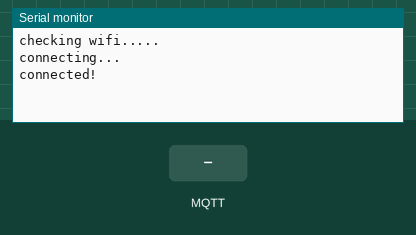
Recording of a sketch running on a simulated ESP32. On the bench: the last lines printed to the serial monitor. The test bench sets the inputs (shaded band). WiFi joins after 1.5 s; servers stay silent unless stated; no MQTT or app messages arrive unless stated.

Above: at 3.2 s.
3.3 s: MQTT message "on" arrives on the first subscribed topic
At 3.7 s:
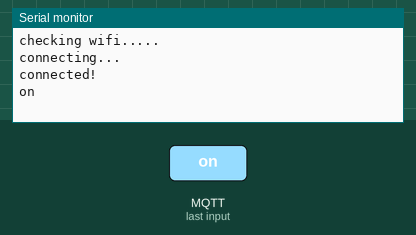
4.8 s: MQTT message "off" arrives on the first subscribed topic
At 5.9 s:
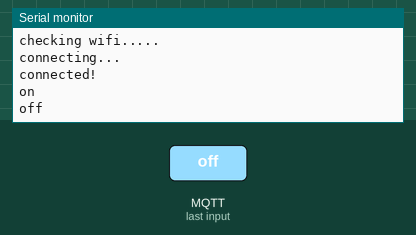

Measured:
- after the input at 3.3 s, the serial monitor: prints a new line at once (image 1)
- after the input at 4.8 s, the serial monitor: prints a new line at once (image 2)

The sketch:

IoTAsas_1.ino
```cpp
/*------------------------------------------------------------------
  ===================  Seksyen 1 - HEADER        ===================
  ------------------------------------------------------------------*/

//-------------------------------------------------------------------
//=  A. - Library  include and define  yang diperlukan              =
//-------------------------------------------------------------------

#include <WiFi.h>
#include <MQTT.h>

//--------------------------------------------------------------------------
//-----b. - ISTIHAR Sambungan nama Pin dengan Nombor Fizikal PIN ----
//--------------------------------------------------------------------------

#define sensorVoltan   34

// ~~~~~~~~~~~~~~~~~~~~ PENTING ~~~~~~~~~~~~~~~~~~~~~~~~
// ------ Sila edit nama atau ID ikut keperluan --------
#define Client_Id   "id_anda___"
#define NamaBroker  "broker.emqx.io"
#define namaSSID    "IoT";
#define SSIDpwd     "iot@kksj2023";
// ~~~~~~~~~~~~~~~~~~~  TAMMAT   ~~~~~~~~~~~~~~~~~~~~~~~

//-----c.  - ISTIHAR  constant dan pembolehubah------------------------------
//---Penetapan nama Pembolehubah yg diumpukkan kepada satu nilai awal  --
const char ssid[] = namaSSID;
const char pass[] = SSIDpwd;

//------ ISTIHAR Pemboleh ubah dengan jenis Data yang digunakan---
unsigned long lastMillis = 0;
float dataSuhuC; // suhu dalam Celsius
int tiltState = 0;

//-----d. - Cipta Objek dari Librari berkaitan------------------ ----
//--------------------------------------------------------------------------

WiFiClient net;
MQTTClient client;


//##################  Seksyen 1 - TAMAT #############################
//--------------FUNCTION----------------------------

void connect() {
  Serial.print("checking wifi...");
  while (WiFi.status() != WL_CONNECTED) {
    Serial.print(".");
    delay(1000);
  }

  Serial.print("\nconnecting...");
  while (!client.connect(Client_Id)) {
    Serial.print(".");
    delay(1000);
  }
  Serial.println("\nconnected!");
  client.subscribe("kksbj/buzzer");
  // -- tambah subcribe disini ---

}

void messageReceived(String &topic, String &payload) {
  //Serial.println("incoming: " + topic + " - " + payload);
   Serial.println(payload);

  //==============================================================

  //==========================Relay Control ========================


  //   ----Tulis Kod Kawalan ( subsribe here ) -------

  //--------------------------- Relay Control --------------------
}

//###################################################
//==================  Seksyen 2 - Fungsi Setup ======================
//-------------------------------------------------------------------

void setup() {

  Serial.begin(115200); // initialize serial
  WiFi.begin(ssid, pass);

  client.begin(NamaBroker, net);
  client.onMessage(messageReceived);
  connect();
}
//##################  Seksyen 2 - TAMAT #############################

//==============  Seksyen 3 - Fungsi Utama (LOOP) ===================
//-------------------------------------------------------------------
void loop() {

 client.loop();
 delay(10);  // <- fixes some issues with WiFi stability

  if (!client.connected()) {
    connect();
  }

// publish a message roughly every second.
  if (millis() - lastMillis > 5000) {
  lastMillis = millis();

  //------SENSOR 1-------------------------------------------------------------


 //-----------end ----------------------------------
  }
}

//##################  Seksyen 3 - TAMAT #############################
```
